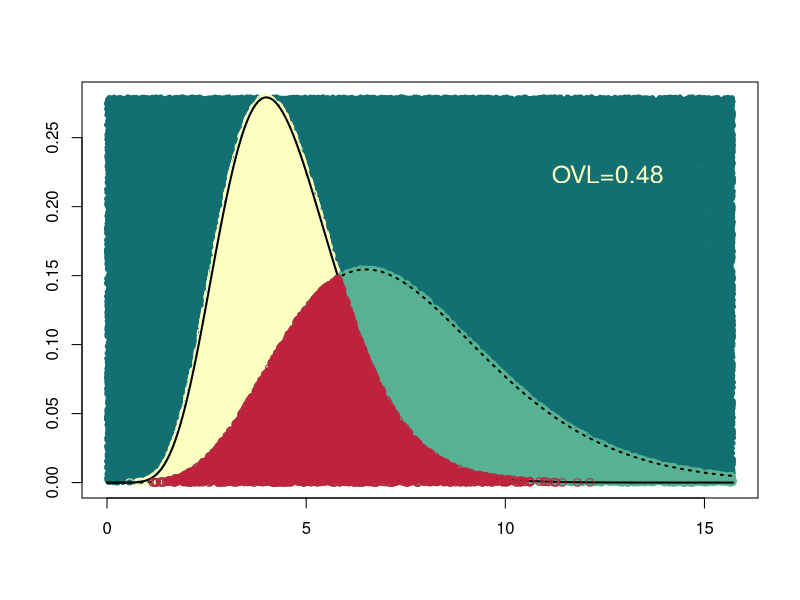

R code for this plot:
####################################################
# Demonstration: Monte carlo estimation of overlap coefficient for
# two gamma distributions
#
# Based on:
# https://rpsychologist.com/calculating-the-overlap-of-two-normal-distributions-using-monte-carlo-integration
####################################################

set.seed(456456)
n <- 100000 # Number of random points to use

# Shape and rate parameters of the two distributions
s1 <- 9
r1 <- 2
# s1 <- 1
# r1 <- 0.5
s2 <- 7.5
r2 <- 1

# Calculate mean and SD of both distns
mu1 <- s1 / r1
sd1 <- sqrt(s1) / r1
mu2 <- s2 / r2
sd2 <- sqrt(s2) / r2

# The x-axis value
xs <- seq(0, max(mu1 + 3 * sd1, mu2 + 3 * sd2), length.out = n)

# Exact y-axis values
# Used for plotting the distribution lines
# and setting upper limit when pulling the random values
f1 <- dgamma(xs, shape = s1, rate = r1) # dist1
f2 <- dgamma(xs, shape = s2, rate = r2) # dist2

# Random y-axis values
# Generate n uniform-random points within the domain defined
# by the range of x-values and y-value of both distributions
# I.e., sample x,y from uniform dist
ps <- matrix(c(runif(n, min(xs), max(xs)), runif(n, min = 0, max = max(f1, f2))), ncol = 2)

# Generate vectors indicating whether the random points
# fall under each distribution
z1 <- ps[, 2] <= dgamma(ps[, 1], shape = s1, rate = r1) # Falls under dist1
z2 <- ps[, 2] <= dgamma(ps[, 1], shape = s2, rate = r2) # Falls under dist2

# Fall under both dist1 & dist2; i.e., overlap
z3 <- z1 & z2

# Calculate OVL
# This is the generic solution, uses average of overlap with
# dist1 & dist2
ovl <- (sum(z3) / sum(z1) + sum(z3) / sum(z2)) / 2

##################################
# Make the plot
##################################

# All random points
plot(ps, col = "#137072", pch = 20, ylim = c(0, max(f1, f2)), xlim = range(xs), xlab = "", ylab = "")

# Points under distributions 1 & 2
points(ps[z1, 1], ps[z1, 2], col = "#FBFFC0") # Dist1 points
points(ps[z2, 1], ps[z2, 2], col = "#56B292") # Dist2 points

# Lines of the actual distributions
lines(xs, f1, lwd = 2)
lines(xs, f2, lty = "dotted", lwd = 2)

# Add overlap points
points(ps[z3, 1], ps[z3, 2], col = "#BF223D") # Overlap points

# Add overlap legend
ovl.text <- format(round(ovl, 2), nsmall = 2)
leg.x <- min(xs) + 0.8 * (max(xs) - min(xs))
leg.y <- 0.8 * max(f1, f2)
text(leg.x, leg.y, paste0("OVL=", ovl.text), col = "#FBFFC0", cex = 1.5)
